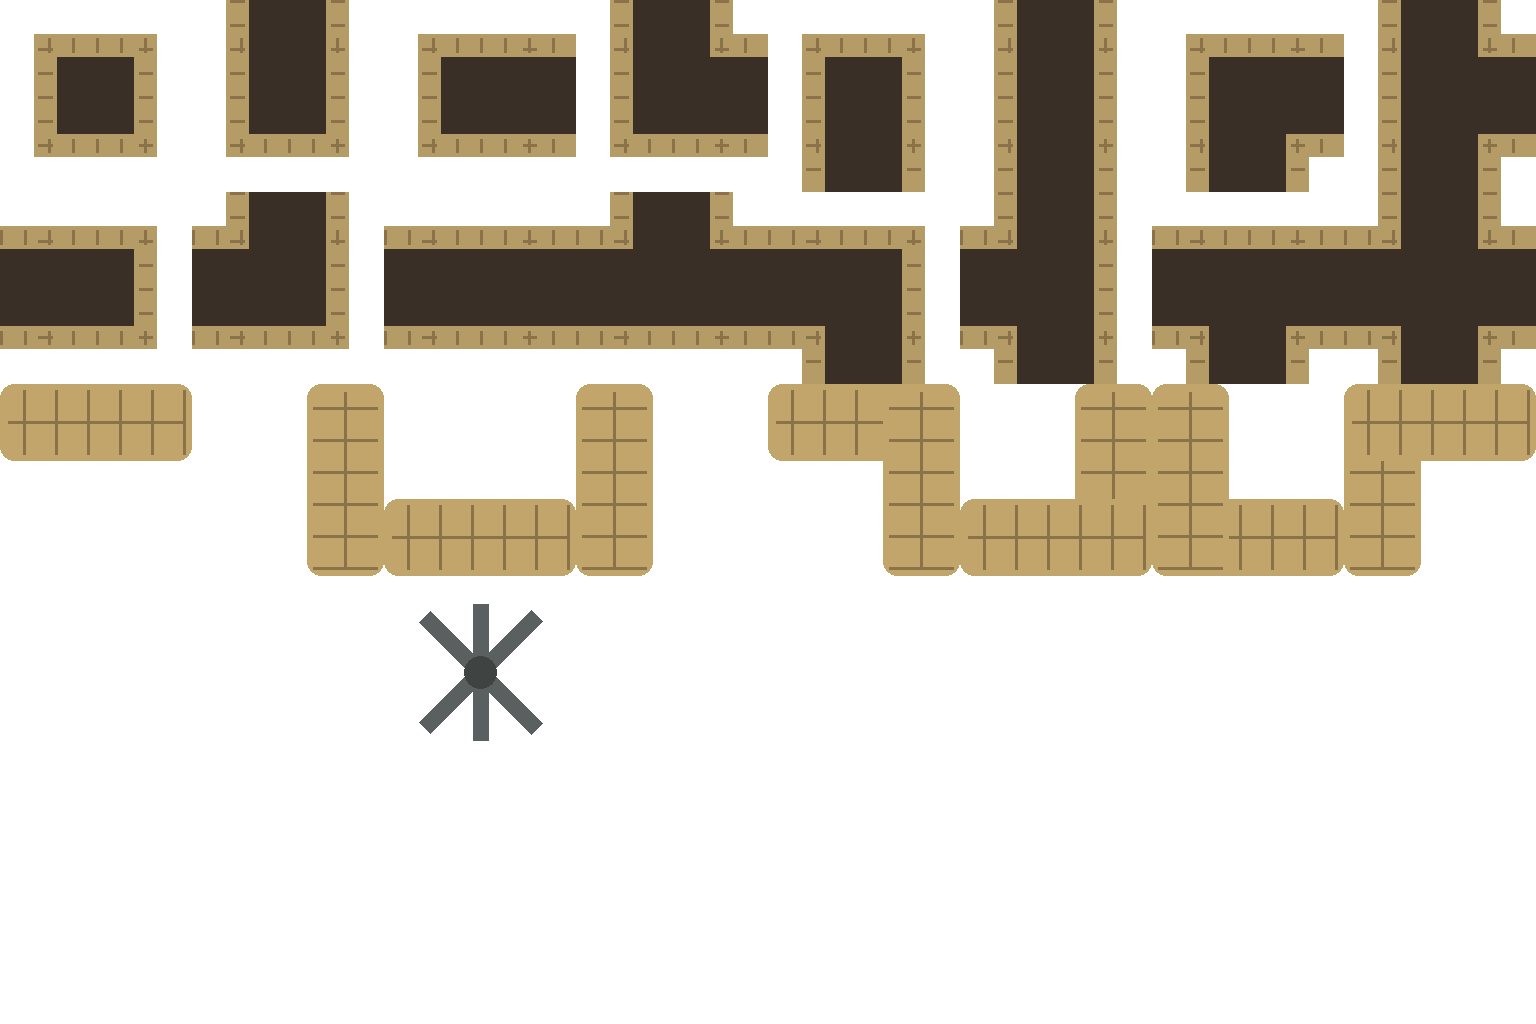

Reproduce this figure in Python.
"""Geometry only: sixteen connected trench sections, eight thick sandbag pieces and a hedgehog.

Canvas 1536x1024, 8 columns x 4 rows of 192px full-cell frames; everything is overhead, orthographic and sits on
transparent ground. Slot order is the contract the runtime reads.

Rows 0-1: trench sections addressed by their open arms, slot = mask = N(1) + E(2) + S(4) + W(8), north at the top of the
frame, column = mask % 8, row = mask // 8. An arm runs from the cell centre to the middle of that edge; the dark channel
is 40% of the cell wide and meets the edge at 30%..70%, the sandbag lip either side is 12% wide, and the outer 18% is
transparent so that neighbouring sections join seamlessly and the ground shows beyond the parapet. Mask 0 is a
foxhole: a closed lip with a channel pit.
Row 2: thick sandbag parapet. Columns 0-3 are straight runs with the bags on the N, E, S, W edge; columns 4-7 are
corners NE, SE, SW, NW. A run fills the cell edge to edge and is 40% of the cell deep, so adjacent pieces join.
Row 3: a steel tank-trap hedgehog in the third frame; the first two frames are empty (they held belt wire, which is now
industrial fence from the doodad catalogue).
"""
from pathlib import Path
from PIL import Image, ImageDraw

ROOT = Path(__file__).resolve().parents[2]
S = 192
LIP = '#b59b66'
SEAM = '#8a7348'
CHANNEL = '#3a2f26'
BAG = '#c2a56a'


def trench(mask):
    cell = Image.new('RGBA', (S, S))
    d = ImageDraw.Draw(cell)
    a, b = int(S * 0.18), int(S * 0.82)
    c0, c1 = int(S * 0.30), int(S * 0.70)
    arms = {1: (0, 0), 2: (1, 0), 4: (0, 1), 8: (-1, 0)}
    d.rectangle((a, a, b - 1, b - 1), fill=LIP)
    for bit, (dx, dy) in arms.items():
        if not mask & bit:
            continue
        if dy < 0 or bit == 1:
            d.rectangle((a, 0, b - 1, a), fill=LIP)
        if bit == 4:
            d.rectangle((a, b - 1, b - 1, S - 1), fill=LIP)
        if bit == 2:
            d.rectangle((b - 1, a, S - 1, b - 1), fill=LIP)
        if bit == 8:
            d.rectangle((0, a, a, b - 1), fill=LIP)
    d.rectangle((c0, c0, c1 - 1, c1 - 1), fill=CHANNEL)
    if mask & 1:
        d.rectangle((c0, 0, c1 - 1, c0), fill=CHANNEL)
    if mask & 4:
        d.rectangle((c0, c1 - 1, c1 - 1, S - 1), fill=CHANNEL)
    if mask & 2:
        d.rectangle((c1 - 1, c0, S - 1, c1 - 1), fill=CHANNEL)
    if mask & 8:
        d.rectangle((0, c0, c0, c1 - 1), fill=CHANNEL)
    # Bag courses as seams on the lip, kept off the channel.
    for i in range(0, S, 24):
        for (x0, y0, x1, y1) in ((i, a + 4, i + 2, c0 - 5), (i, c1 + 5, i + 2, b - 5),
                                 (a + 4, i, c0 - 5, i + 2), (c1 + 5, i, b - 5, i + 2)):
            if cell.getpixel((min(S - 1, x0), min(S - 1, y0)))[3] and cell.getpixel((min(S - 1, x0), min(S - 1, y0)))[:3] == (0xb5, 0x9b, 0x66):
                d.rectangle((x0, y0, x1, y1), fill=SEAM)
    return cell


def bags(sides):
    cell = Image.new('RGBA', (S, S))
    d = ImageDraw.Draw(cell)
    depth = int(S * 0.40)
    rects = {'n': (0, 0, S - 1, depth), 's': (0, S - 1 - depth, S - 1, S - 1),
             'e': (S - 1 - depth, 0, S - 1, S - 1), 'w': (0, 0, depth, S - 1)}
    for side in sides:
        d.rounded_rectangle(rects[side], 14, fill=BAG)
        x0, y0, x1, y1 = rects[side]
        if side in 'ns':
            for x in range(x0 + 24, x1, 32):
                d.line((x, y0 + 6, x, y1 - 6), fill=SEAM, width=3)
            d.line((x0 + 8, (y0 + y1) // 2, x1 - 8, (y0 + y1) // 2), fill=SEAM, width=3)
        else:
            for y in range(y0 + 24, y1, 32):
                d.line((x0 + 6, y, x1 - 6, y), fill=SEAM, width=3)
            d.line(((x0 + x1) // 2, y0 + 8, (x0 + x1) // 2, y1 - 8), fill=SEAM, width=3)
    return cell


def hedgehog():
    cell = Image.new('RGBA', (S, S))
    d = ImageDraw.Draw(cell)
    for p, q in (((40, 40), (152, 152)), ((152, 40), (40, 152)), ((96, 28), (96, 164))):
        d.line((p, q), fill='#59605f', width=16)
    d.ellipse((80, 80, 112, 112), fill='#3f4443')
    return cell


guide = Image.new('RGBA', (1536, 1024))
for mask in range(16):
    guide.alpha_composite(trench(mask), ((mask % 8) * S, (mask // 8) * S))
for i, sides in enumerate(('n', 'e', 's', 'w', 'ne', 'es', 'sw', 'wn')):
    guide.alpha_composite(bags(sides), (i * S, 2 * S))
guide.alpha_composite(hedgehog(), (2 * S, 3 * S))
guide.save(ROOT / 'art-source/templates/fort-earthworks-guide.png')
